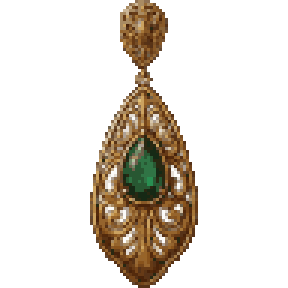
#> input picture art/items/kupe.png, 96 x 96 px (shown 3 times larger)
$ python pixelize.py ../art/items/kupe.png out.png
#> lines starting #> are read from the running program, lines starting #| are printed output that depends on the picture; after the words box and inside, x2 and y2 are one past the last pixel; in counts of white or black regions, pixels touching at a corner belong together
"""Turn an ordinary AI image (ChatGPT, Gemini...) into game-ready pixel art.

Steps: optional background removal (flood fill from the corners over colors
close to the corner color), crop to the object, shrink to the target size (96x96 for items) with
a box filter, then reduce to a small palette so it reads as pixel art.

Usage:
  python3 tools/pixelize.py in.png art/items/kupe.png --size 64 --remove-bg
  python3 tools/pixelize.py both.png art/items/kupe_back.png --half right --remove-bg
  python3 tools/pixelize.py both.png art/items/misafir.png --xrange 0,0.62 --remove-bg   (uneven split)
  python3 tools/pixelize.py in.png art/rooms/depo.png --size 344x192
"""
import argparse
from collections import deque
from PIL import Image, ImageEnhance


def remove_bg(im, tol):
    im = im.convert("RGBA")
    w, h = im.size
    px = im.load()
    seen = bytearray(w * h)
    q = deque([(0, 0), (w - 1, 0), (0, h - 1), (w - 1, h - 1)])
    ref = [px[x, y][:3] for x, y in q]
    while q:
        x, y = q.popleft()
        if x < 0 or y < 0 or x >= w or y >= h or seen[y * w + x]:
            continue
        seen[y * w + x] = 1
        c = px[x, y][:3]
        if min(sum(abs(c[i] - r[i]) for i in range(3)) for r in ref) > tol:
            continue
        px[x, y] = (0, 0, 0, 0)
        q.extend(((x + 1, y), (x - 1, y), (x, y + 1), (x, y - 1)))
    return im


def main():
    p = argparse.ArgumentParser()
    p.add_argument("src")
    p.add_argument("dst")
    p.add_argument("--sat", type=float, default=1.3, help="color boost so small details survive shrinking")
    p.add_argument("--size", default="96", help="96 (square, keeps aspect inside) or WxH (fills exactly)")
    p.add_argument("--remove-bg", action="store_true")
    p.add_argument("--tol", type=int, default=60)
    p.add_argument("--knockout", type=int, default=0, help="also clear enclosed background holes: any pixel this close to the corner color")
    p.add_argument("--colors", type=int, default=40)
    p.add_argument("--half", choices=["left", "right"], help="use only one half (front/back views side by side)")
    p.add_argument("--xrange", help="a,b: use only this horizontal slice, as fractions of the width (e.g. 0,0.62)")
    a = p.parse_args()
    im = Image.open(a.src).convert("RGBA")
#> im is the input picture: PIL image 96x96 RGBA; mean R, G, B, A 30.1, 23.4, 14.8, 56.4
    if a.half == "left":
        im = im.crop((0, 0, im.width // 2, im.height))
    elif a.half == "right":
        im = im.crop((im.width // 2, 0, im.width, im.height))
    if a.xrange:
        x0, x1 = (float(v) for v in a.xrange.split(","))
        im = im.crop((int(im.width * x0), 0, int(im.width * x1), im.height))
    if a.remove_bg:
        corner = im.getpixel((0, 0))[:3]
        im = remove_bg(im, a.tol)
        if a.knockout:
            px = im.load()
            for y in range(im.height):
                for x in range(im.width):
                    if sum(abs(px[x, y][i] - corner[i]) for i in range(3)) <= a.knockout:
                        px[x, y] = (0, 0, 0, 0)
        box = im.getchannel("A").point(lambda v: 255 if v > 0 else 0).getbbox()
        if box:
            im = im.crop(box)
    if "x" in a.size:
        tw, th = (int(v) for v in a.size.split("x"))
        out = im.resize((tw, th), Image.BOX)
    else:
        n = int(a.size)
        im.thumbnail((n, n), Image.BOX)
        out = Image.new("RGBA", (n, n))
#> out: PIL image 96x96 RGBA; every value is 0
        out.paste(im, ((n - im.width) // 2, (n - im.height) // 2))
    out = Image.merge("RGBA", (*ImageEnhance.Color(out.convert("RGB")).enhance(a.sat).split(), out.getchannel("A")))
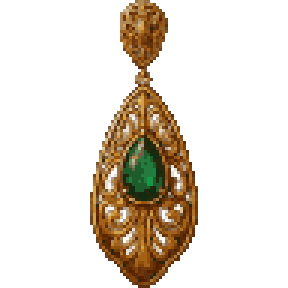
#> out: PIL image 96x96 RGBA (shown 3 times larger); mean R, G, B, A 31.6, 23, 11.8, 56.4; transparent parts drawn white
    alpha = out.getchannel("A").point(lambda v: 255 if v > 128 else 0)
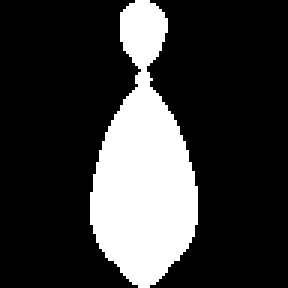
#> alpha: PIL image 96x96 L (shown 3 times larger); 22.1% white; 1 white region, box (x1, y1, x2, y2) and area: (30, 0, 66, 96) 2039
    rgb = out.convert("RGB").quantize(colors=a.colors, method=Image.Quantize.FASTOCTREE, dither=Image.Dither.NONE).convert("RGB")
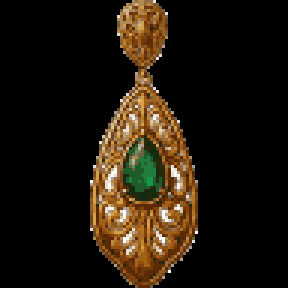
#> rgb: PIL image 96x96 RGB (shown 3 times larger); mean R, G, B 31.6, 22.9, 11.7
    rgb.putalpha(alpha)
#> rgb: PIL image 96x96 RGBA
    rgb.save(a.dst)


if __name__ == "__main__":
    main()

$ run again, with art/items/misafir.png copied over art/items/kupe.png
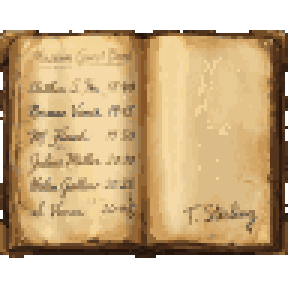
#> input picture art/items/misafir.png, 96 x 96 px (shown 3 times larger)
#> in main, im is the input picture: PIL image 96x96 RGBA; mean R, G, B, A 149, 122.6, 84.7, 197
#> in main, `alpha = out.getchannel("A").point(lambda v: 255 if v > 128 else 0)`:
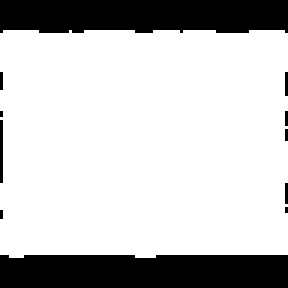
#> alpha: PIL image 96x96 L (shown 3 times larger); 77.3% white; 11 black regions (8 under 20 px), largest, box (x1, y1, x2, y2) and area: (0, 85, 96, 96) 1044, (0, 0, 96, 11) 994, (0, 40, 1, 61) 21
#> in main, `rgb = out.convert("RGB").quantize(colors=a.colors, method=Image.Quanti..`:
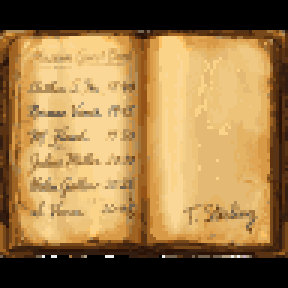
#> rgb: PIL image 96x96 RGB (shown 3 times larger); mean R, G, B 155.3, 121.1, 71.7
